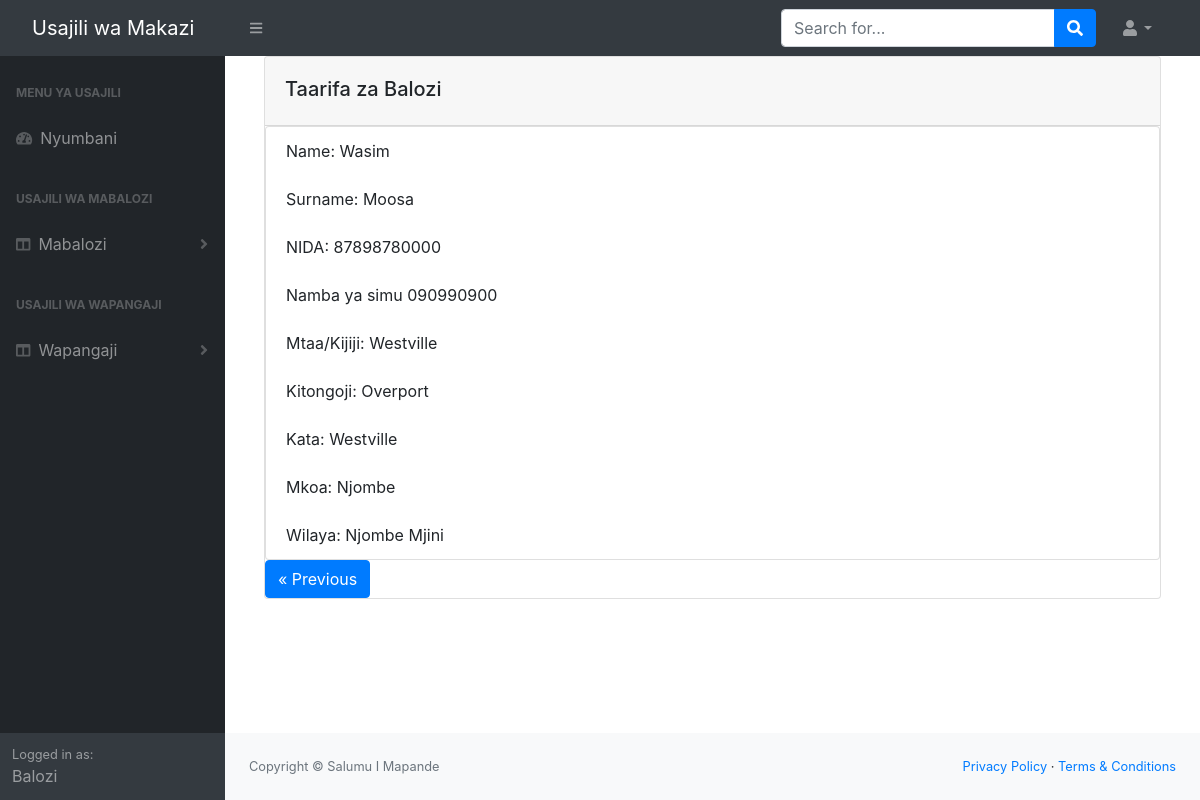
/balozi_details/1, run on the app's committed database.
### baloziapp/models.py (models this page shows)
class Balozi(db.Model):
    __tablename__ = 'balozi'
    id = db.Column(db.Integer(), primary_key=True)
    name = db.Column(db.String(length=50), nullable = False)
    surname = db.Column(db.String(length=50), nullable = False)
    nida = db.Column(db.String(length=30), nullable =False)
    street = db.Column(db.String(length=50), nullable = False)
    neighborhood = db.Column(db.String(length=50), nullable = False)#kitongoji
    county =  db.Column(db.String(length=50), nullable=False) #kata
    district_id = db.Column(db.Integer(), db.ForeignKey('district.id'))#wilaya
    district = db.Column(db.String(), nullable=False)
    region_id = db.Column(db.Integer(), db.ForeignKey('region.id'))#Mkoa
    region = db.Column(db.String(length=50), nullable=False)
    phonenumber = db.Column(db.String(length=15), nullable = True)

### baloziapp/routes.py (the view)
@app.route('/balozi_details/<id>', methods=['GET'])
def balozi_details_page(id):
    form = BaloziForm()
    balozi_details = Balozi.query.get_or_404(id)
    return render_template('balozi_details.html', form = form, balozi_details = balozi_details)

### baloziapp/forms.py
class BaloziForm(FlaskForm):
    name = StringField(label="Jina la kwanza: ", validators=[Length(max=50, min=2), DataRequired()])
    surname = StringField(label="Jina la Mwisho: ", validators=[Length(max=50, min=2), DataRequired()])
    nida = StringField(label="Namba ya NIDA: ", validators=[Length(max=30), DataRequired()])
    street = StringField(label="Mtaa/Kijiji: ", validators=[DataRequired()])
    neighborhood = StringField(label="Kitongoji: ", validators=[DataRequired()])
    county = StringField(label="Kata: ", validators=[DataRequired()])
    district_id = SelectField('Wilaya',coerce=int, choices=[(d.id, d.districtname) for d in District.query.all()])
    district = StringField(validators=[Length(max=50)])
    region_id = SelectField('Mkoa',coerce=int,  choices=[(r.id, r.regionname) for r in Region.query.all()])
    region = StringField(validators=[Length(max=50)], id="region")
    phonenumber = StringField(label="Namba ya simu: ", validators=[Length(max=15)])
    submit = SubmitField(label='Create')

### baloziapp/templates/balozi_details.html (shortened to what this page needs)
{% extends 'base.html' %}
{%block content %}
<div class="container d-flex justify-content-center mt-50 mb-50">
    <div class="card w-100">
        <div class="card-header header-elements-inline">
            <h5 class="card-title mt-2">Taarifa za Balozi</h5>
        </div>
        <div class="table-responsive">
            <ul class="list-group">
                <li class="list-group-item">Name: {{balozi_details.name}}</li>
                <li class="list-group-item">Surname: {{ balozi_details.surname }}</li>
                <li class="list-group-item">NIDA: {{ balozi_details.nida }}</li>
                <li class="list-group-item">Namba ya simu {{ balozi_details.phonenumber }}</li>
                <li class="list-group-item">Mtaa/Kijiji: {{ balozi_details.street }} </li>
                <li class="list-group-item">Kitongoji: {{ balozi_details.neighborhood }} </li>
                <li class="list-group-item">Kata: {{ balozi_details.county }} </li>
                <li class="list-group-item">Mkoa: {{ balozi_details.region }} </li>
                <li class="list-group-item">Wilaya: {{ balozi_details.district }} </li>
              </ul>
              <a  class="btn btn-primary" value="Previous" href="{{url_for('balozi_page')}}">&laquo; Previous</a>
        </div>
    </div>
</div>
{% endblock %}

### data on the page
Balozi: name "Wasim", surname "Moosa", nida "87898780000", phonenumber "090990900", street "Westville", neighborhood "Overport", county "Westville", region "Njombe", district "Njombe Mjini"
